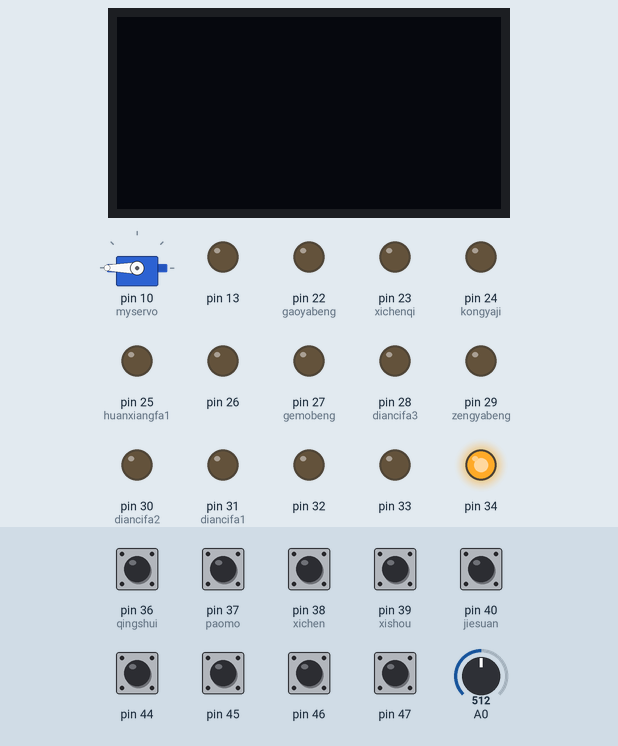
This program was run on a simulated Arduino Mega 2560, built with avr-gcc and run on an emulated ATmega2560. Shown: servo, 128×64 one-colour display, output pins drawn as LEDs (lit = HIGH). Wiring (inferred from the names in the program): I2C bus: SDA pin 8; SCL pin 9; SSD1306 OLED at I2C address 0x3C. The test bench sets the inputs (shaded band); at power-on: pin 36 (qingshui), pin 37 (paomo), pin 38 (xichen), pin 39 (xishou), pin 40 (jiesuan), pin 44–47 HIGH, A0 = 512. Pins used as bus, display or sensor lines are not drawn; what the program prints to the serial monitor is not drawn.

Above: at 2.2 s.
2.3 s: pin 37 (paomo) pulled LOW for 0.15 s
At 3.9 s:
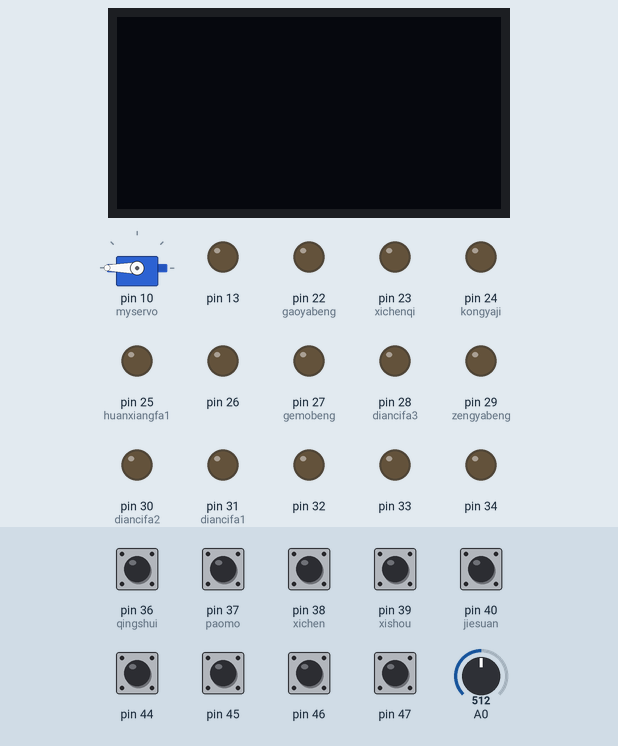
4.4 s: pin 45 pulled LOW for 0.15 s
At 4.47 s:
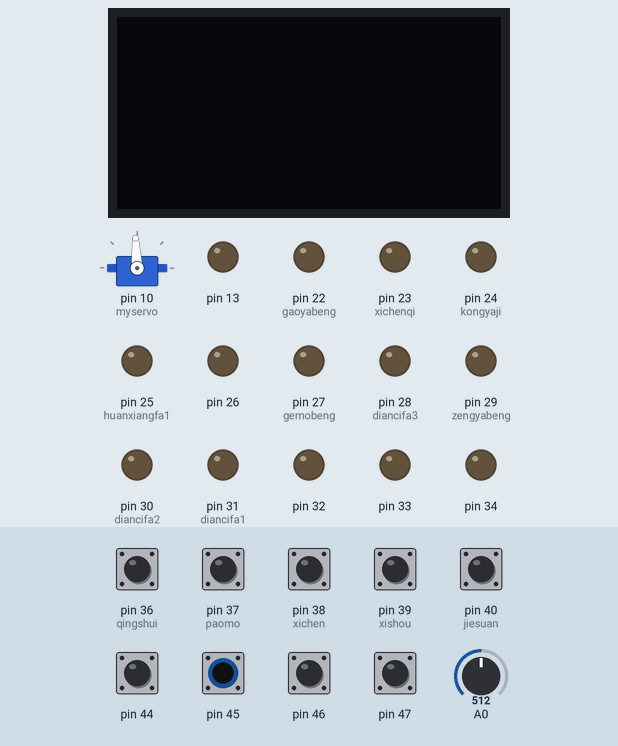
6.0 s: pin 39 (xishou) pulled LOW for 1 s
At 6.6 s:
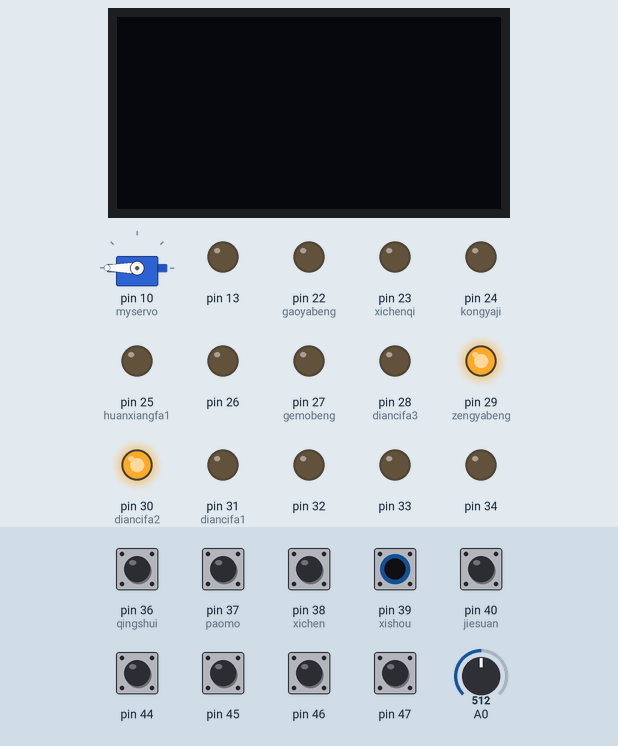
8.5 s: pin 36 (qingshui) pulled LOW for 0.15 s
At 8.6 s:
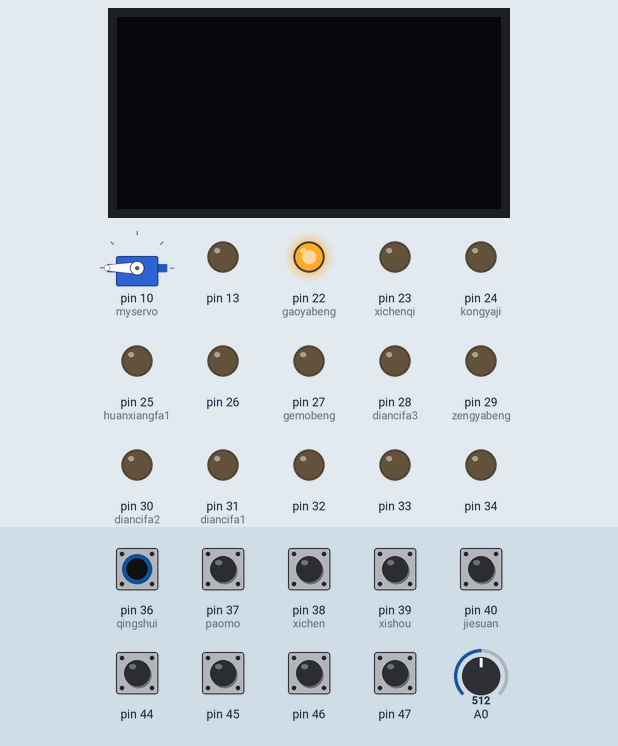
10.2 s: pin 38 (xichen) pulled LOW for 0.15 s
At 10.3 s:
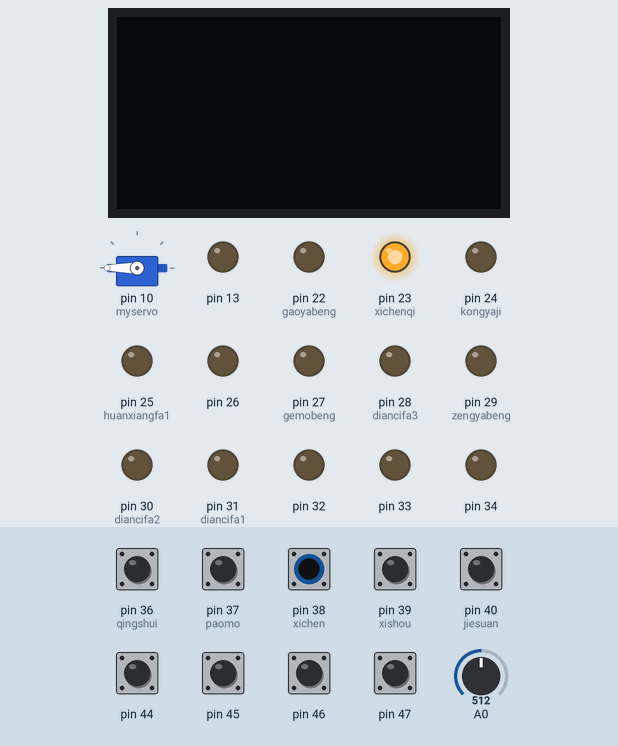
11.9 s: pin 46 pulled LOW for 0.15 s
At 13.0 s:
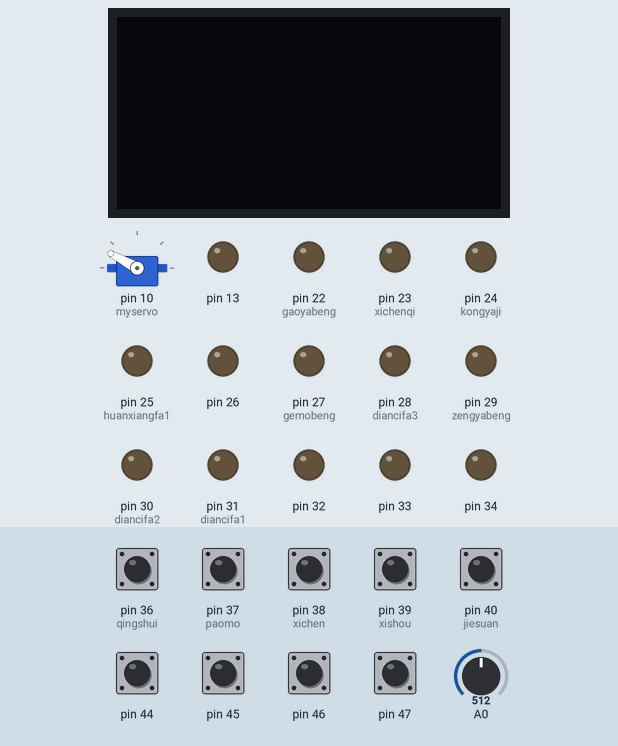
Timing chart, 0 to 14.5 s (numbered marks = the images above; inputs shaded):
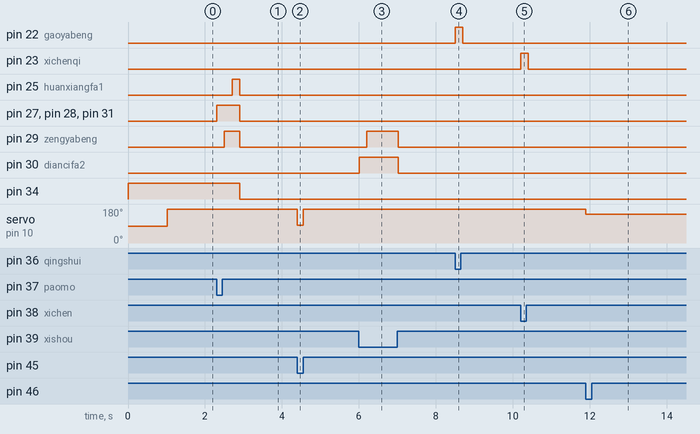

The program:

main.cpp
```cpp
#include <Servo.h>
#include <Adafruit_ssd1306syp.h>
#define SDA_PIN 8
#define SCL_PIN 9
Adafruit_ssd1306syp display(SDA_PIN,SCL_PIN);

//输入
#define qingshui 36
#define paomo 37
#define xichen 38
#define xishou 39
#define jiesuan 40
#define zhuangtai 41
//输出
#define gaoyabeng 22
#define kongyaji 24
#define zengyabeng 29
#define gemobeng 27
#define diancifa1 31
#define huanxiangfa1 25
#define diancifa2 30
#define xichenqi 23
#define diancifa3 28


/*
 * 高压清水  gaoyabeng
 *泡沫  diancifa3 gemobeng  diancifa1 zixibeng huangxiangfa1 kongyaji
 *洗尘  xichenqi
 *洗手  diancifa2 zixibeng
 *
 */

int a,
    b,
    c,
    d,
    e;

int f = 0,
    g = 0,
    h = 0,
    i = 0,
    j = 0;

Servo myservo;
//舵机控制程序
void MG99r()
{
   if(digitalRead(44) == 0)
    {
      myservo.writeMicroseconds(2495);
      // pinMode(9, INPUT_PULLUP);
    }

  else
   myservo.writeMicroseconds(1500);
}
//清水
void Qingshui()
{
  digitalWrite(gaoyabeng,HIGH);
  delay(200);
}
//泡沫
void Paomo()
{
  digitalWrite(diancifa3,HIGH);
  digitalWrite(gemobeng,HIGH);
  digitalWrite(diancifa1,HIGH);
  delay(200);
  digitalWrite(zengyabeng,HIGH);
  delay(200);
  digitalWrite(huanxiangfa1,HIGH);
  delay(200);
  digitalWrite(kongyaji,HIGH);
}
//洗尘
void Xichen()
{
  digitalWrite(xichenqi,HIGH);
  delay(200);
}
//洗手
void Xishou()
{
  digitalWrite(diancifa2,HIGH);
  delay(200);
  digitalWrite(zengyabeng,HIGH);
}
//结算
void Jiesuan()
{
   for(a = 22;a < 35;a += 1)
  {
   // pinMode(a,OUTPUT);
    digitalWrite(a, LOW);
   }
}

//OLED显示
void displayoled()
{
   display.drawLine(0, 0, 127, 63,WHITE);
  display.update();
  delay(1000);
  display.clear();
  display.setTextSize(1);
  display.setTextColor(WHITE);
  display.setCursor(0,0);
  display.println("ERROR");
  display.setTextColor(BLACK, WHITE);
  display.println(3.141592);
  display.setTextSize(2);
  display.setTextColor(WHITE);
  //display.print("0x");
  display.println(c, HEX);
  display.update();
  delay(2000);
  display.clear();
 }
void setup() {
  // put your setup code here, to run once:
   Serial.begin(9600);
   myservo.attach(10);//舵机接口
   pinMode(13,OUTPUT);

  for(a = 22;a < 35;a += 1)
  {
    pinMode(a,OUTPUT);
    digitalWrite(a,LOW);
   }

   digitalWrite(34,HIGH);//宇脉供电

    for(b = 36;b < 51;b += 1)
  {
    pinMode(b,INPUT_PULLUP);
    digitalWrite(b, HIGH);
   }

  delay(1000);
  display.initialize();

}

void loop()
{
  // put your main code here, to run repeatedly:
 // while (digitalRead(zhuangtai) == 0)
   while (1)
  {

    //delay(1000);
    c = (analogRead(A0) * 5.0 ) /1024 *100;  //温度采集
    //displayoled();
    //MG99r();

    if(digitalRead(qingshui) == 0)
    {
        delay(5);
        if(digitalRead(qingshui) == 0)
        {
            Qingshui();
            if(digitalRead(qingshui) == 1)
            Jiesuan();
        }
    }
    if(digitalRead(paomo) == 0)
    {
        delay(5);
        if(digitalRead(paomo) == 0)
        {
            Paomo();
            if(digitalRead(paomo) == 1)
            Jiesuan();
        }
    }

    if(digitalRead(xishou) == 0)
    {
        delay(5);
        if(digitalRead(xishou) == 0)
        {
            Xishou();
            if(digitalRead(xishou) == 1)
            Jiesuan();
        }
    }

    if(digitalRead(xichen) == 0)
    {
        delay(5);
        if(digitalRead(xichen) == 0)
        {
            Xichen();
            if(digitalRead(xichen) == 1)
            Jiesuan();
        }
    }
    if(digitalRead(jiesuan) == 0)
    {
        //delay(50);
        //if(digitalRead(jiesuan) == 1)
        Jiesuan();
    }

    if(digitalRead(44) == 0)//进水
    {
         myservo.writeMicroseconds(1500);
    }


    if(digitalRead(44) == 1&&digitalRead(47) == 0&&digitalRead(46) == 1)//停水 低水
    {
         myservo.writeMicroseconds(1700);
    }

    if(digitalRead(44) == 1&&digitalRead(47) == 0&&digitalRead(46) == 0)//停水 无水
    {
         myservo.writeMicroseconds(1900);
    }

    if(digitalRead(44) == 1&&digitalRead(47) == 1&&digitalRead(46) == 0)//故障
    {
         myservo.writeMicroseconds(2100);
    }

   if((digitalRead(45) == 1)&&(j == 0))//泡沫低 感应不到泡沫
    {
      //报警
        myservo.writeMicroseconds(4980);
        Serial.print ("泡沫低");
        j = 1;
    }
    if(digitalRead(45) == 0)
    {
         myservo.writeMicroseconds(1500);
          Serial.print ("泡沫正常");
          j = 0;

    }

  }

}
```

Measured:
- after the input at 2.3 s, pin 25 (huanxiangfa1): LOW → HIGH after 0.41 s, → LOW 0.20 s later; pin 27 (gemobeng), pin 28 (diancifa3), pin 31 (diancifa1): LOW → HIGH at once, → LOW 0.60 s later; pin 29 (zengyabeng): LOW → HIGH after 0.21 s, → LOW 0.40 s later; pin 34: HIGH → LOW after 0.61 s
- after the input at 4.4 s, servo on pin 10 (myservo): 180° → 93° at once, → 180° 0.16 s later
- after the input at 6.0 s, pin 29 (zengyabeng): LOW → HIGH after 0.21 s, → LOW 0.82 s later; pin 30 (diancifa2): LOW → HIGH at once, → LOW 1.0 s later
- after the input at 8.5 s, pin 22 (gaoyabeng): LOW → HIGH at once, → LOW 0.20 s later
- after the input at 10.2 s, pin 23 (xichenqi): LOW → HIGH at once, → LOW 0.20 s later
- after the input at 11.9 s, servo on pin 10 (myservo): 180° → 151° at once
